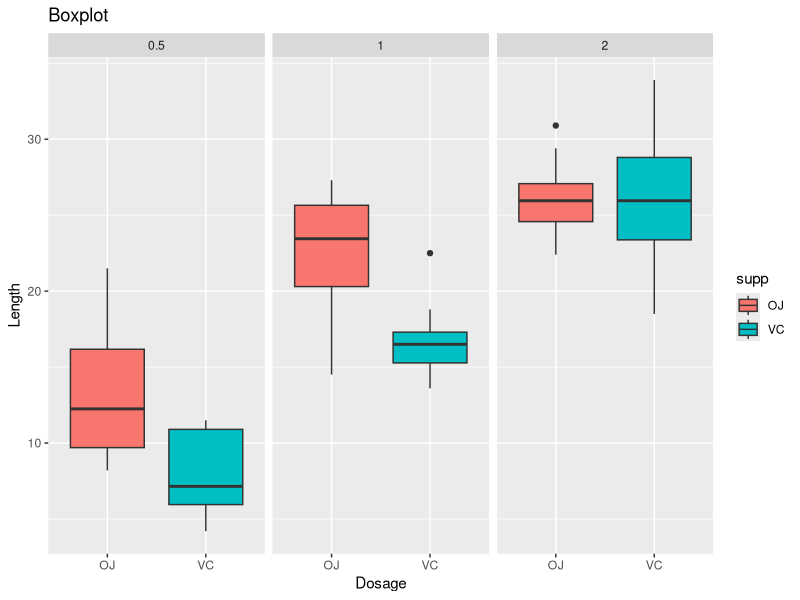
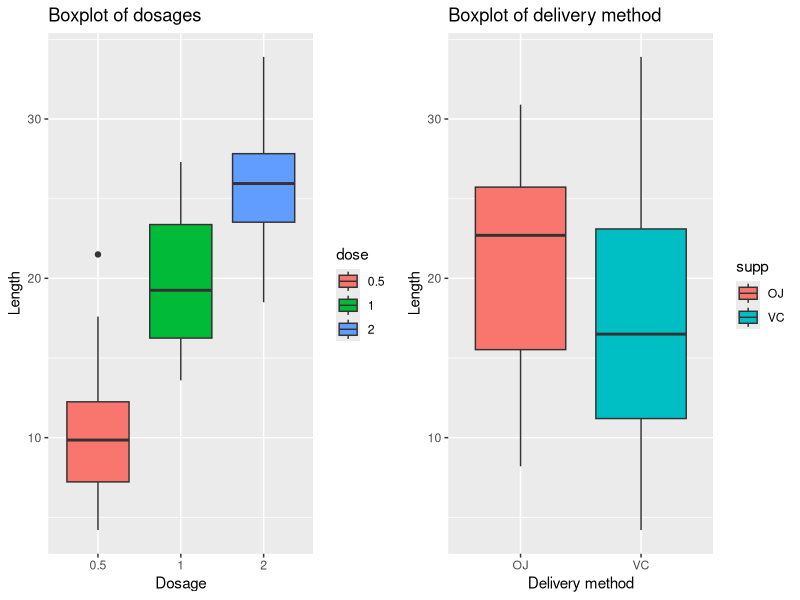

The R script that drew these images, in order: (Note: this script raises an error after producing the figures.)
## ---- chunk 1
library(ggplot2)
library(gridExtra)
library(datasets)
suppressMessages(library(dplyr))
data("ToothGrowth") #loading the required dataset
ToothGrowth$dose <- as.factor(ToothGrowth$dose) #setting dosage variable to factor

ggplot(ToothGrowth, aes(y = len, x = supp))+
  geom_boxplot(aes(fill = supp))+ 
  facet_wrap(~ dose)+
  labs(title="Boxplot", x="Dosage", y="Length")
## ---- chunk 2
dosage.graph <- ggplot(ToothGrowth, aes(y = len, x = dose))+
  geom_boxplot(aes(fill=dose))+
  labs(title="Boxplot of dosages", x="Dosage", y="Length")

supp.graph <- ggplot(ToothGrowth, aes(y = len, x = supp))+
  geom_boxplot(aes(fill=supp))+
  labs(title="Boxplot of delivery method", x="Delivery method", y="Length")

grid.arrange(dosage.graph, supp.graph, ncol=2)
## ---- chunk 3
dose.summary <- tapply(ToothGrowth$len, ToothGrowth$dose, summary)
dose.summary
## ---- chunk 4
supp.summary <- tapply(ToothGrowth$len, ToothGrowth$supp, summary)
supp.summary
## ---- chunk 5
supp.tresults <- t.test(data = ToothGrowth, len ~ supp, paired = F, var.equal = F)
supp.tresults
## ---- chunk 6
dose.tresults <- pairwise.t.test( ToothGrowth$len, ToothGrowth$dose, p.adj = "bonf", paired = F, pool.sd = F)
dose.tresults
